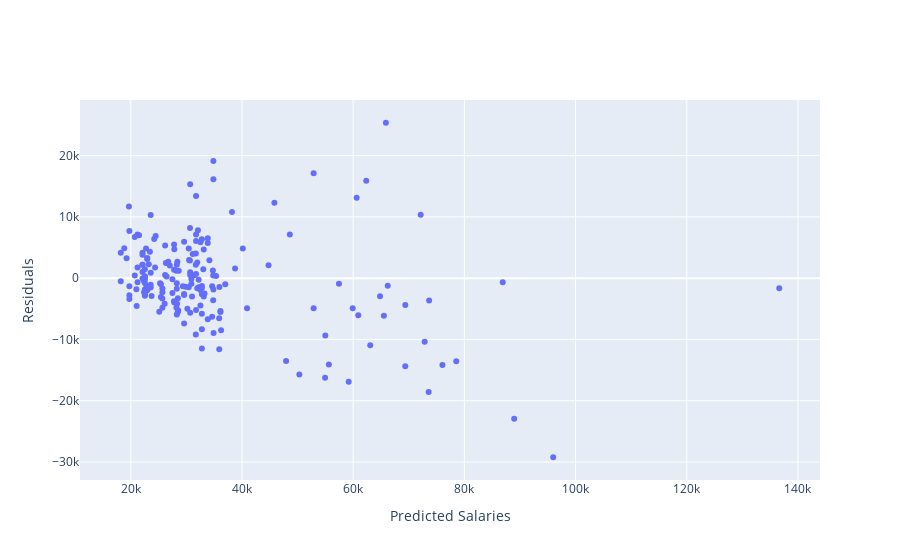

Notebook cell for this chart:
### Markdown cell above
To check wether our linear regression model has any blindsights we can plot the residuals that occur within our testing subset.

### Code cell
fig = go.Figure()
fig.add_trace(
    go.Scatter(
        x = predictions, 
        y = y_test - predictions,
        mode="markers"
    )
)
fig.update_layout(
    xaxis_title = "Predicted Salaries",
    yaxis_title = "Residuals"
)
fig.show()

### Figure 1 — Plotly figure (JSON) as saved in the notebook; plotly's stock layout.template omitted (floating-point values rounded to 4 significant figures; data arrays with more than 128 entries replaced by an {"elided": "..."} marker saying what was removed)
{"data": [{"mode": "markers", "type": "scatter", "x": {"elided": "190 float values"}, "y": {"elided": "190 float values"}}], "layout": {"xaxis": {"title": {"text": "Predicted Salaries"}}, "yaxis": {"title": {"text": "Residuals"}}}}
